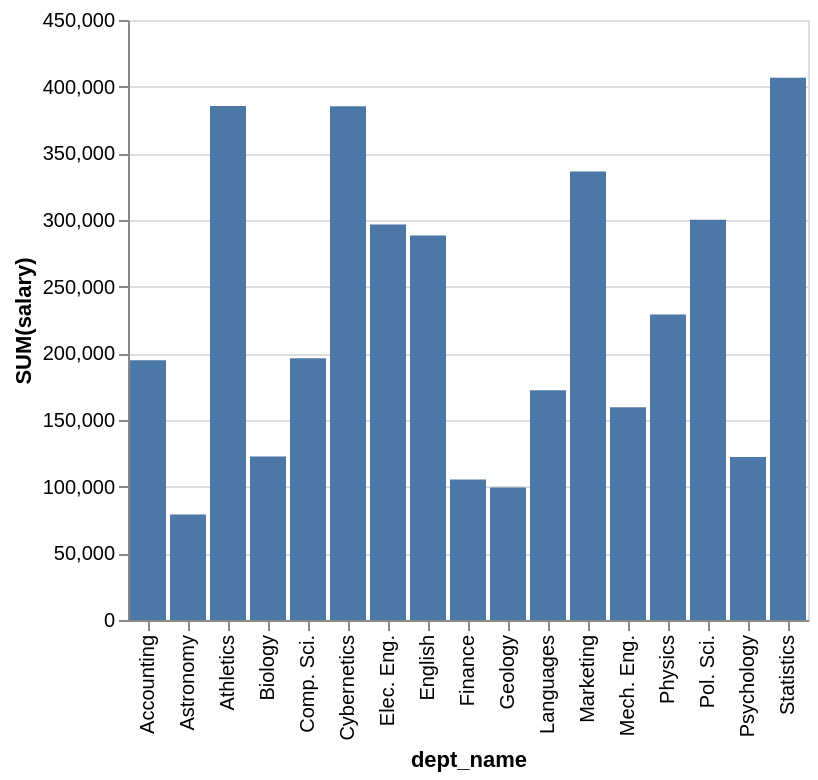

This figure's Vega-Lite source:
### Vega-Lite specification from a JSON file in a GitHub repository (floating-point values rounded to 4 significant figures)
{"data": {"values": [{"x_data": "Accounting", "y_data": 194865}, {"x_data": "Astronomy", "y_data": 79070}, {"x_data": "Athletics", "y_data": 385488}, {"x_data": "Biology", "y_data": 122574}, {"x_data": "Comp. Sci.", "y_data": 196266}, {"x_data": "Cybernetics", "y_data": 385383}, {"x_data": "Elec. Eng.", "y_data": 296649}, {"x_data": "English", "y_data": 288354}, {"x_data": "Finance", "y_data": 105311}, {"x_data": "Geology", "y_data": 99382}, {"x_data": "Languages", "y_data": 172264}, {"x_data": "Marketing", "y_data": 336388}, {"x_data": "Mech. Eng.", "y_data": 159625}, {"x_data": "Physics", "y_data": 229152}, {"x_data": "Pol. Sci.", "y_data": 300158}, {"x_data": "Psychology", "y_data": 122285}, {"x_data": "Statistics", "y_data": 406770}]}, "mark": "bar", "encoding": {"x": {"field": "x_data", "type": "nominal", "title": "dept_name", "sort": "ascending"}, "y": {"field": "y_data", "type": "quantitative", "title": "SUM(salary)"}}}
